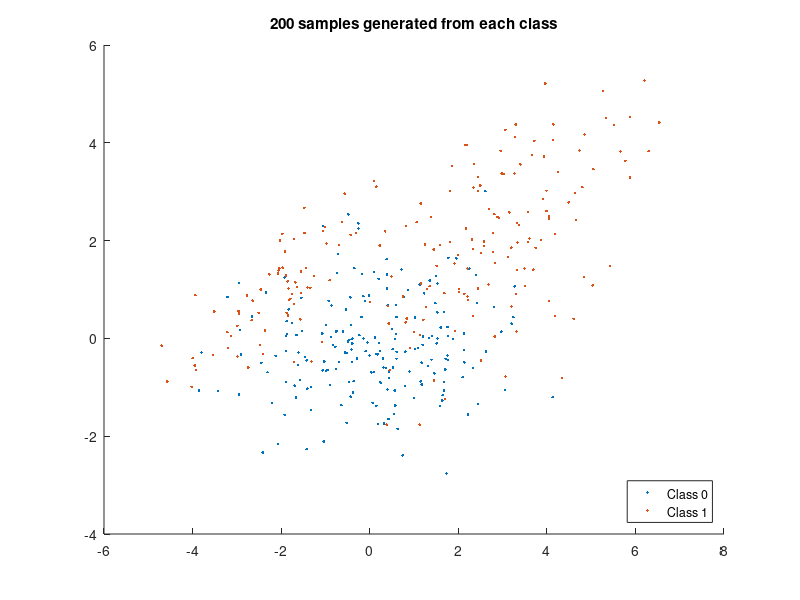

Reproduce this figure in MATLAB. (Note: this script raises an error after producing the figure.)
%% Homework 1 - Classification using Logistic Regression
% Anders Haver Vagle, April 2018
% In Homework group with: Sondre Kongsgaard, Morten Lie, Brage Saether,
% Franky Meng, Yang Zhao, Yulin OU

%% 1) Generate 2D synthetic data
N = 200;

% Class 0
m_0 = [0, 0]';
lambda_01 = 2;
lambda_02 = 1;
theta_0 = 0;
u_01 = [cos(theta_0), sin(theta_0)]';
u_02 = [-sin(theta_0), cos(theta_0)]';
C_0 = lambda_01*(u_01*u_01') + lambda_02*(u_02*u_02');

rng(888)
X_0 = mvnrnd(m_0, C_0, N)';

% Class 1
% Component A
m_1A = [-2, 1]';
lambda_1A1 = 2;
lambda_1A2 = 1/4;
theta_1A = -3*pi/4;
u_1A1 = [cos(theta_1A), sin(theta_1A)]';
u_1A2 = [-sin(theta_1A), cos(theta_1A)]';
C_1A = lambda_1A1*(u_1A1*u_1A1') + lambda_1A2*(u_1A2*u_1A2');
pi_1A = 1/3;
% Component B
m_1B = [3, 2]';
lambda_1B1 = 3;
lambda_1B2 = 1;
theta_1B = pi/4;
u_1B1 = [cos(theta_1B), sin(theta_1B)]';
u_1B2 = [-sin(theta_1B), cos(theta_1B)]';
C_1B = lambda_1B1*(u_1B1*u_1B1') + lambda_1B2*(u_1B2*u_1B2');
pi_1B = 2/3;
% Mixture
dist_1 = gmdistribution([m_1A'; m_1B'], cat(3,C_1A,C_1B),[pi_1A, pi_1B]);

X_1 = random(dist_1,N)';

% Plot the generated data
figure(20); clf
scatter(X_0(1,:), X_0(2,:),'.b')
hold on
scatter(X_1(1,:), X_1(2,:),'.r')
legend('Class 0', 'Class 1','Location','SouthEast')
title('200 samples generated from each class')

% Save distribution parameters to .mat-file
save params.mat m_0 m_1A m_1B C_0 C_1A C_1B pi_1A pi_1B

%% 2) Use MAP to classify samples and compute the decision boundary

% Classify samples according to maximum likelihood
t = classifyByMAP([X_0 X_1]); % t is a vector containing the labels of all samples

% Define the ranges and resolution of the grid used for computing the
% decision boundary
res = 150;
u = linspace(-8, 8, res);
v = linspace(-8, 8, res);
z_MAP = zeros(res, res);

% Evaluate zp = p_0 - p_1 over the grid
for i = 1:length(u)
    for j = 1:length(v)
        x(:,j) = [u(i) v(j)]';
    end
    p_uv_0  = getProbability(x, 0);
    p_uv_1  = getProbability(x, 1);
    z_MAP(:,i) = p_uv_0 - p_uv_1;
end

% Plot the decision boundary with the samples
figure(21);
scatter(X_0(1,:), X_0(2,:),'.b')
hold on
scatter(X_1(1,:), X_1(2,:),'.r')
hold on
contour(u,v,z_MAP, [0, 0],'k', 'LineWidth', 2)
title('Decision boundary using the MAP rule')
legend('Class 0','Class 1','Decision boundary','Location', 'SouthEast')

%% 3) Estimation of conditional probability of incorrect classification with MAP

% Create a set of training samples for future tasks
N_training_samples = 1600;
rng(888)
X_0 = mvnrnd(m_0, C_0, N_training_samples/2)';
X_1 = random(dist_1,N_training_samples/2)';
X = [X_0 X_1];

t_hat = classifyByMAP(X);

% Plot the decision boundary with the test samples
figure(22); clf;
scatter(X_0(1,:), X_0(2,:),'.b')
hold on
scatter(X_1(1,:), X_1(2,:),'.r')
hold on
contour(u,v,z_MAP, [0, 0],'k', 'LineWidth', 2)
title('Classification of 1600 samples using the MAP rule')
legend('Class 0','Class 1','Decision boundary','Location', 'SouthEast')


%% 4) 5) 6) with: Kernelized Logistic Regression

l = 0.5;
lambda = 10;

a_20   = KLR(X, 20,  l, lambda);
a_50   = KLR(X, 50,  l, lambda);
a_100  = KLR(X, 100, l, lambda);
a_200  = KLR(X, 200, l, lambda);
a_400  = KLR(X, 400, l, lambda);
a_800  = KLR(X, 800, l, lambda);

% Evaluate z = a'*K, calculate probabilities and plot decision boundary
[z_20 ] = classifyByKLR(X, 20,  a_20,  l); % N = 20
[z_50 ] = classifyByKLR(X, 50,  a_50,  l); % N = 50
[z_100] = classifyByKLR(X, 100, a_100, l); % N = 100
[z_200] = classifyByKLR(X, 200, a_200, l); % N = 200
[z_400] = classifyByKLR(X, 400, a_400, l); % N = 400


%% 7) = 4) 5) 6) with: Non-kernelized Logistic Regression

[Phi_20,  w_20]  = NKLR(X, 20);
[Phi_50,  w_50]  = NKLR(X, 50);
[Phi_100, w_100] = NKLR(X, 100);
[Phi_200, w_200] = NKLR(X, 200); 
[Phi_400, w_400] = NKLR(X, 400);
[Phi_800, w_800] = NKLR(X, 800);
[Phi_1600, w_1600] = NKLR(X, 1600);

% Evaluate z = w'*Phi, calculate probabilities and plot decision boundary
z_100 = classifyByNKLR(X, 100, Phi_100, w_100);
z_200 = classifyByNKLR(X, 200, Phi_200, w_200);
z_400 = classifyByNKLR(X, 400, Phi_400, w_400);
z_800 = classifyByNKLR(X, 800, Phi_800, w_800);
z_1600 = classifyByNKLR(X, 1600, Phi_1600, w_1600);

%% Conclusion
% The MAP rule gives a decent indicator for what we could expect as the
% best possible probabilities for correct classification of samples.
% None of these models should thus be expected to have less than 15 %
% chance of false classification. We see that the KLR method does not
% converge for the chosen l and lambda with more than 400 points, while
% NKLR does not converge with less than 100 points. The NKLR thus seems to
% be better suited for larger sample sizes, and also runs faster than KLR. 

%% Functions
